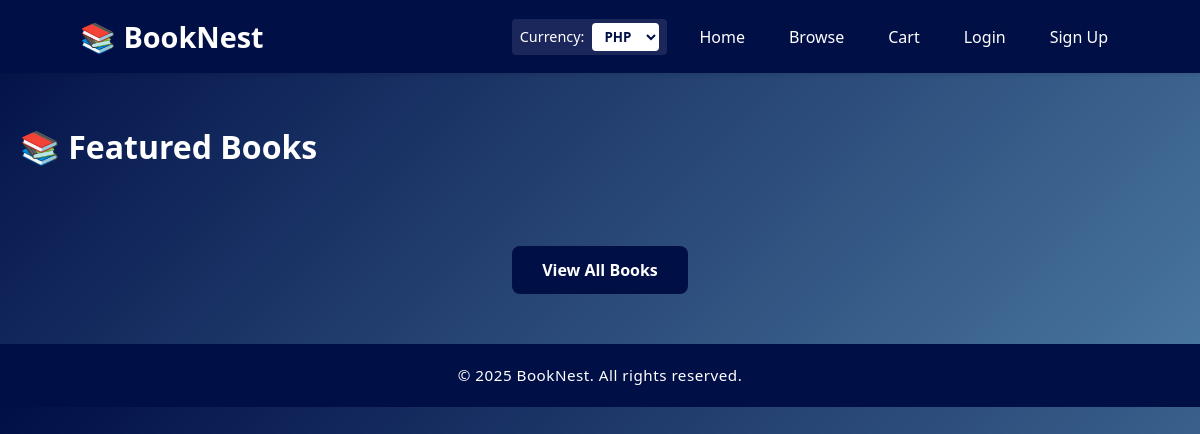
/, run on an earlier commit of the app's database.
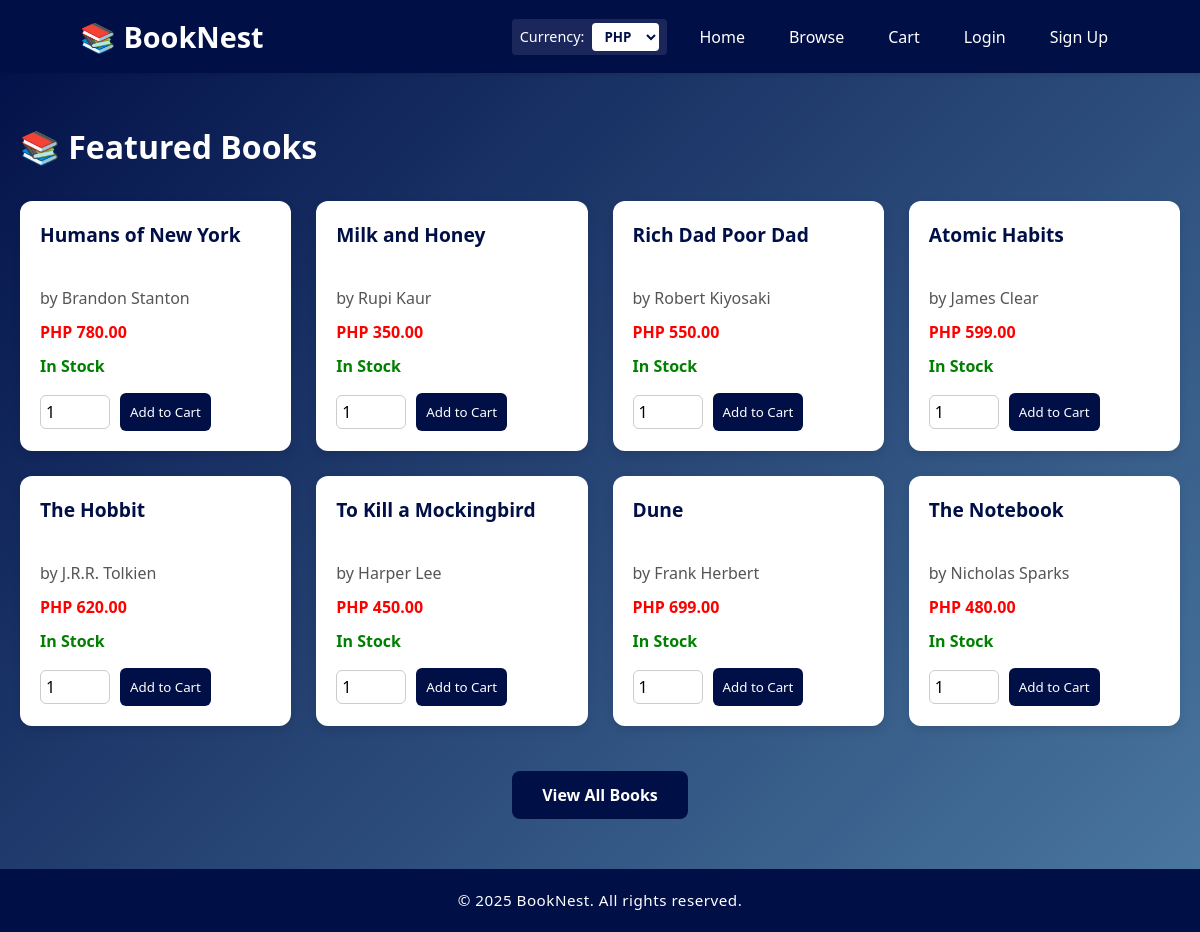
And on a later commit of the database.
### tables this page shows
CREATE TABLE `books` (
  `book_id` int(11) NOT NULL,
  `title` varchar(255) NOT NULL,
  `author` varchar(255) DEFAULT NULL,
  `price` decimal(10,2) NOT NULL,
  `stock` int(11) DEFAULT 0,
  `category_id` int(11) DEFAULT NULL,
  `is_featured` tinyint(1) DEFAULT 0,
  `is_digital` tinyint(1) DEFAULT 0
);

### includes/currency_helper.php (called while the page is built, shortened)
<?php
if (!function_exists('display_price')) {
    function display_price($price) {
        global $conn;
        $currencyId = $_SESSION['currency_id'] ?? null;
        $currencyId = $currencyId ?? 1;
        $stmt = $conn->prepare("SELECT ConvertPrice(?, ?) AS converted");
        $stmt->bind_param("di", $price, $currencyId);
        $stmt->execute();
        $result = $stmt->get_result();
        $row = $result->fetch_assoc();
        $converted = $row['converted'] ?? $price;
        $codeStmt = $conn->prepare("SELECT currency_code FROM currencies WHERE currency_id = ?");
        $codeStmt->bind_param("i", $currencyId);
        $codeStmt->execute();
        $codeRes = $codeStmt->get_result();
        $codeRow = $codeRes->fetch_assoc();
        $currencyCode = $codeRow['currency_code'] ?? 'PHP';
        return $currencyCode . ' ' . number_format($converted, 2);
    }
}
?>

### index.php (the view, shortened to what this page needs)
<?php
require_once 'includes/db.php';
$page_css = '/BookNest/css/index.css';
include 'includes/header.php';
$result = $conn->query("SELECT * FROM books ORDER BY RAND() LIMIT 8");
?>
<div class="container">
    <h2>📚 Featured Books</h2>
    <div class="grid">
        <?php while ($book = $result->fetch_assoc()): ?>
            <div class="book-card">
                <h4><?php echo htmlspecialchars($book['title']); ?></h4>
                <p>by <?php echo htmlspecialchars($book['author']); ?></p>
                <p class="price"><?php echo display_price($book['price']); ?></p>
                <?php if ($book['stock'] > 0): ?>
                    <p class="stock-status in-stock">In Stock</p>
                <?php else: ?>
                    <p class="stock-status out-of-stock">Out of Stock</p>
                <?php endif; ?>
                <form method="post" action="cart.php">
                    <input type="number" name="quantity" value="1" min="1" required>
                    <button type="submit" name="add_to_cart">Add to Cart</button>
                </form>
            </div>
        <?php endwhile; ?>
    </div>
     <div style="text-align: center; margin-top: 30px;">
        <a href="browse.php" class="view-all-btn">View All Books</a>
    </div>
</div>
<?php include 'includes/footer.php'; ?>

### includes/header.php (shortened to what this page needs)
<?php
require_once 'includes/db.php';
require_once __DIR__ . '/currency_helper.php';
$currencies = [];
$currencyQuery = $conn->query("SELECT currency_id, currency_code, exchange_rate FROM currencies");
if ($currencyQuery) {
    $currencies = $currencyQuery->fetch_all(MYSQLI_ASSOC);
}
$currentCurrencyId = $_SESSION['currency_id'] ?? 1;
?>
<!DOCTYPE html>
<html lang="en">
<head>
    <link rel="stylesheet" href="/BookNest/css/header.css">
    <link rel="stylesheet" href="/BookNest/css/footer.css">
    <?php if (isset($page_css)): ?>
        <link rel="stylesheet" href="<?php echo $page_css; ?>">
    <?php endif; ?>
</head>
<body>
<?php if (empty($hideLayout)): ?>
<header>
    <div class="container">
        <h1>📚 BookNest</h1>
        <form method="post" class="currency-form">
            <label for="currency_id">Currency:</label>
            <select name="currency_id" id="currency_id" onchange="this.form.submit()">
                <?php foreach ($currencies as $cur): ?>
                    <option value="<?php echo $cur['currency_id']; ?>" <?php echo ($cur['currency_id'] == $currentCurrencyId) ? 'selected' : ''; ?>>
                        <?php echo htmlspecialchars($cur['currency_code']); ?>
                    </option>
                <?php endforeach; ?>
            </select>
        </form>
        <nav>
            <ul>
                <li><a href="/BookNest/index.php">Home</a></li>
                <li><a href="/BookNest/browse.php">Browse</a></li>
                <?php if (!isset($_SESSION['role']) || $_SESSION['role'] === 'customer'): ?>
                    <li><a href="/BookNest/cart.php">Cart</a></li>
                <?php endif; ?>
                <?php if (isset($_SESSION['user_id'])): ?>
                    <li><a href="/BookNest/logout.php">Logout</a></li>
                <?php else: ?>
                    <li><a href="/BookNest/login.php">Login</a></li>
                    <li><a href="/BookNest/register.php">Sign Up</a></li>
                <?php endif; ?>
            </ul>
        </nav>
    </div>
</header>
<main>
<?php endif; ?>

### includes/footer.php
</main>
<?php if (empty($hideLayout)): ?>
<footer>
  <div class="container">
    <p>&copy; 2025 BookNest. All rights reserved.</p>
  </div>
</footer>
<?php endif; ?>
</body>
</html>

### css/header.css (style rules this page uses)
* { font-family: 'Segoe UI', Tahoma, Geneva, Verdana, sans-serif; margin: 0; padding: 0; box-sizing: border-box; }
body { background-color: #f9f9f9; color: #333; line-height: 1.5; }
header { background-color: #010F47; padding: 15px 0; color: white; box-shadow: 0 2px 5px rgba(0, 0, 0, 0.1); }
header .container { width: 90%; max-width: 1200px; margin: auto; display: flex; justify-content: space-between; align-items: center; gap: 20px; flex-wrap: wrap; }
header h1 { flex: 1; font-size: 1.8rem; color: white; white-space: nowrap; }
.currency-form { display: flex; align-items: center; gap: 8px; background: rgba(255, 255, 255, 0.1); padding: 4px 8px; border-radius: 4px; }
.currency-form label { color: white; font-size: 0.9rem; white-space: nowrap; }
header .currency-form select { padding: 4px 8px !important; border-radius: 4px !important; border: none !important; background: white !important; color: #010F47 !important; font-weight: bold !important; cursor: pointer !important; margin-bottom: 0 !important; }
nav ul { list-style: none; display: flex; gap: 20px; flex-wrap: wrap; margin-left: auto; }
nav ul li a { color: white; text-decoration: none; font-weight: 500; padding: 8px 12px; border-radius: 6px; transition: background-color 0.3s ease; }

### css/footer.css (style rules this page uses)
footer { background-color: #010F47; color: white; padding: 20px 0; text-align: center; margin-top: 40px; }
footer .container { max-width: 1200px; margin: auto; padding: 0 20px; }
footer p { margin: 0; font-size: 0.95rem; letter-spacing: 0.5px; }

### css/index.css (style rules this page uses)
body { background: linear-gradient(135deg, #010F47 0%, #4B79A1 100%); font-family: 'Segoe UI', Tahoma, Geneva, Verdana, sans-serif; color: #333; margin: 0; padding: 0; }
.container { max-width: 1200px; margin: 50px auto; padding: 0 20px; }
.container h2 { font-size: 2em; margin-bottom: 30px; color: white; }
.grid { display: grid; grid-template-columns: repeat(auto-fit, minmax(250px, 1fr)); gap: 25px; }
.book-card { background: #fff; border-radius: 12px; padding: 20px; box-shadow: 0 4px 10px rgba(0, 0, 0, 0.1); transition: transform 0.2s ease; display: flex; flex-direction: column; justify-content: space-between; }
.book-card h4 { font-size: 1.2rem; color: #010F47; margin-bottom: 10px; min-height: 50px; }
.book-card p { margin: 5px 0; color: #555; }
.book-card form { display: flex; align-items: center; gap: 10px; margin-top: 10px; }
.book-card input[type="number"] { width: 70px; padding: 5px; font-size: 1em; border: 1px solid #ccc; border-radius: 6px; }
.book-card button { background-color: #010F47; color: #fff; padding: 10px; border: none; border-radius: 6px; cursor: pointer; transition: background-color 0.2s ease-in-out; }
.price { color: red !important; font-weight: bold; margin: 8px 0; }
.stock-status { font-weight: bold; margin-bottom: 10px; }
.stock-status.in-stock { color: green !important; }
.view-all-btn { display: inline-block; margin-top: 15px; padding: 12px 30px; background-color: #010F47; color: #fff; border-radius: 8px; font-weight: bold; text-decoration: none; transition: background-color 0.3s ease; }

What changed in the data, as far as the page shows it:
added books: title "Humans of New York", author "Brandon Stanton", price "PHP 780.00", stock "In Stock"
added books: title "Milk and Honey", author "Rupi Kaur", price "PHP 350.00", stock "In Stock"
added books: title "Rich Dad Poor Dad", author "Robert Kiyosaki", price "PHP 550.00", stock "In Stock"
added books: title "Atomic Habits", author "James Clear", price "PHP 599.00", stock "In Stock"
added books: title "The Hobbit", author "J.R.R. Tolkien", price "PHP 620.00", stock "In Stock"
added books: title "To Kill a Mockingbird", author "Harper Lee", price "PHP 450.00", stock "In Stock"
added books: title "Dune", author "Frank Herbert", price "PHP 699.00", stock "In Stock"
added books: title "The Notebook", author "Nicholas Sparks", price "PHP 480.00", stock "In Stock"
